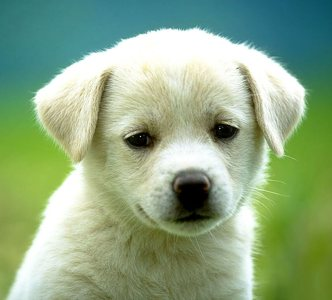
#> input picture FrequencyFilter/images/img2.jpg, 332 x 300 px, found by its file name
$ python Negative.py
#> lines starting #> are read from the running program, lines starting #| are printed output that depends on the picture
import cv2
img=cv2.imread("./images/img2.jpg")
#> img is the input picture: shape (300, 332, 3); mean B, G, R 132.4, 168.2, 141.9
img=img[:,:,0]
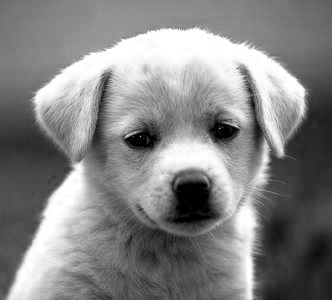
#> img: shape (300, 332); min 0, max 255, mean 132.4
imgd=cv2.normalize(img.astype('float'),None,0.0,1.0,cv2.NORM_MINMAX)
img_neg=1-imgd
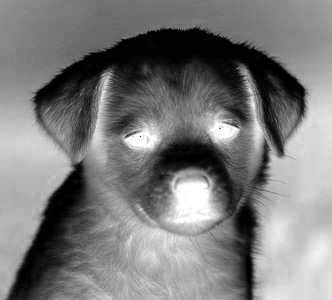
#> img_neg: shape (300, 332) float64; min 0, max 1, mean 0.481
cv2.imshow("negative",img_neg)
cv2.waitKey(0)

$ run again, with FrequencyFilter/images/img1.jpg copied over FrequencyFilter/images/img2.jpg
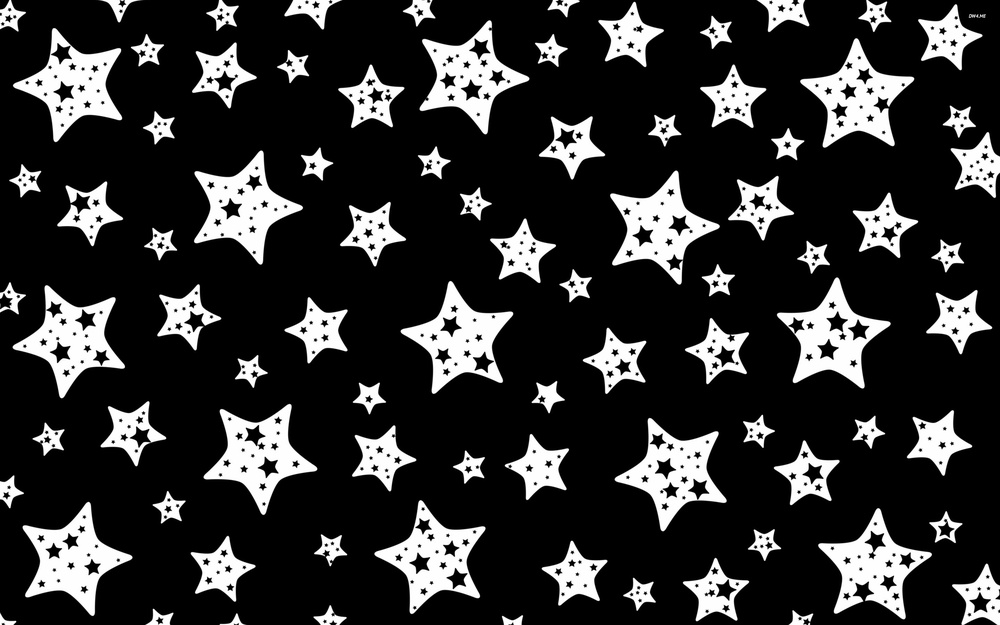
#> input picture FrequencyFilter/images/img1.jpg, 1000 x 625 px, shrunk from 2880 x 1800 before the run, found by its file name
#> img is the input picture: shape (625, 1000, 3); min 0, max 255, mean 49.8
#> img: shape (625, 1000)
#> `img_neg=1-imgd`:
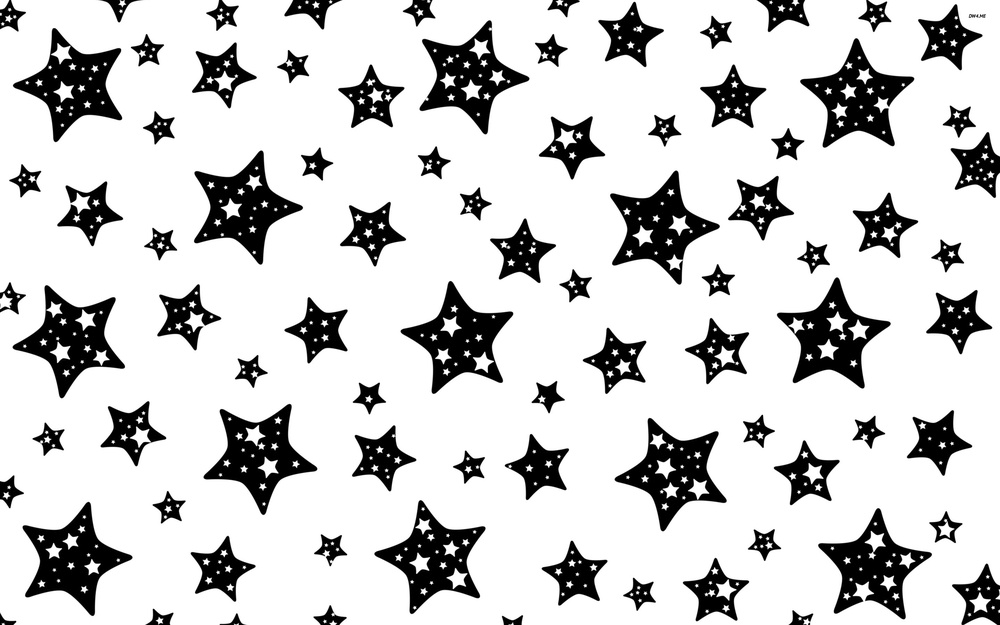
#> img_neg: shape (625, 1000) float64; min 0, max 1, mean 0.805
